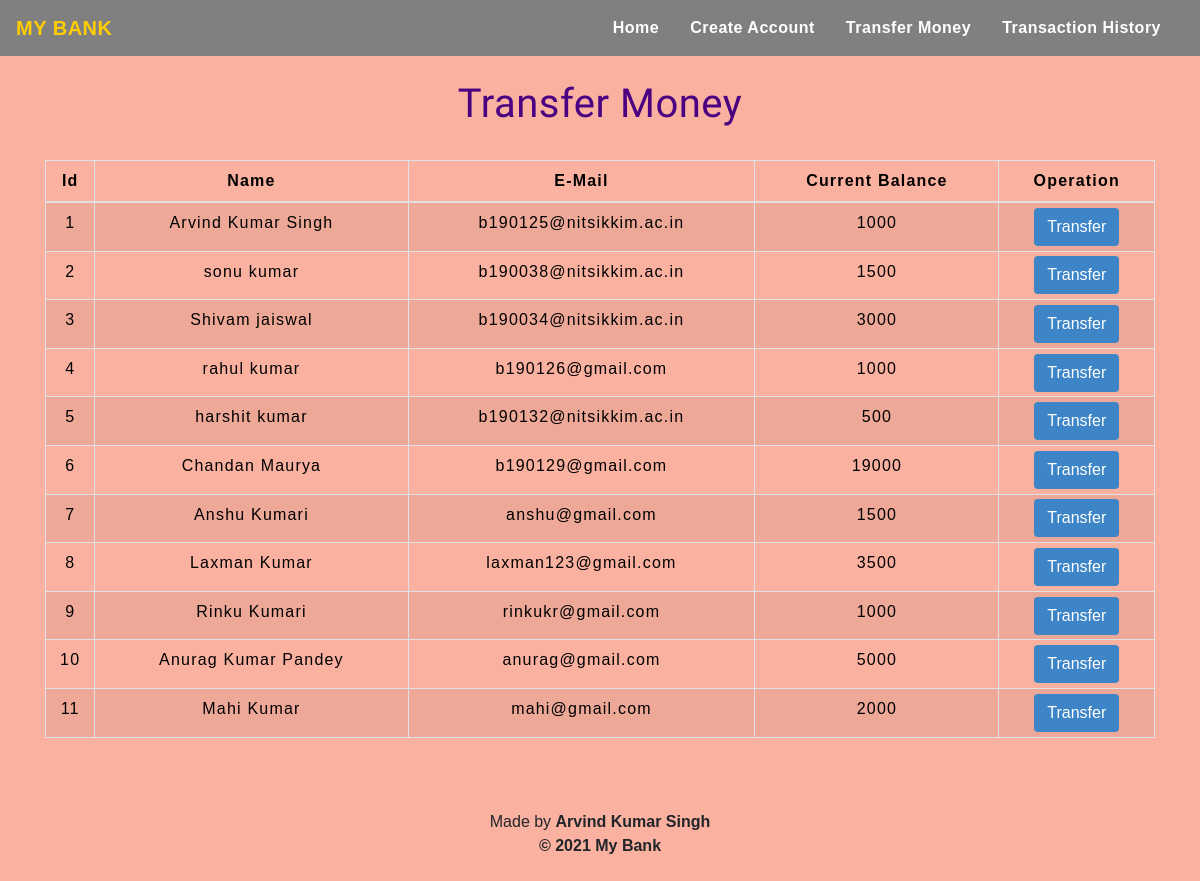
Before: /transfermoney.php with the older database file.
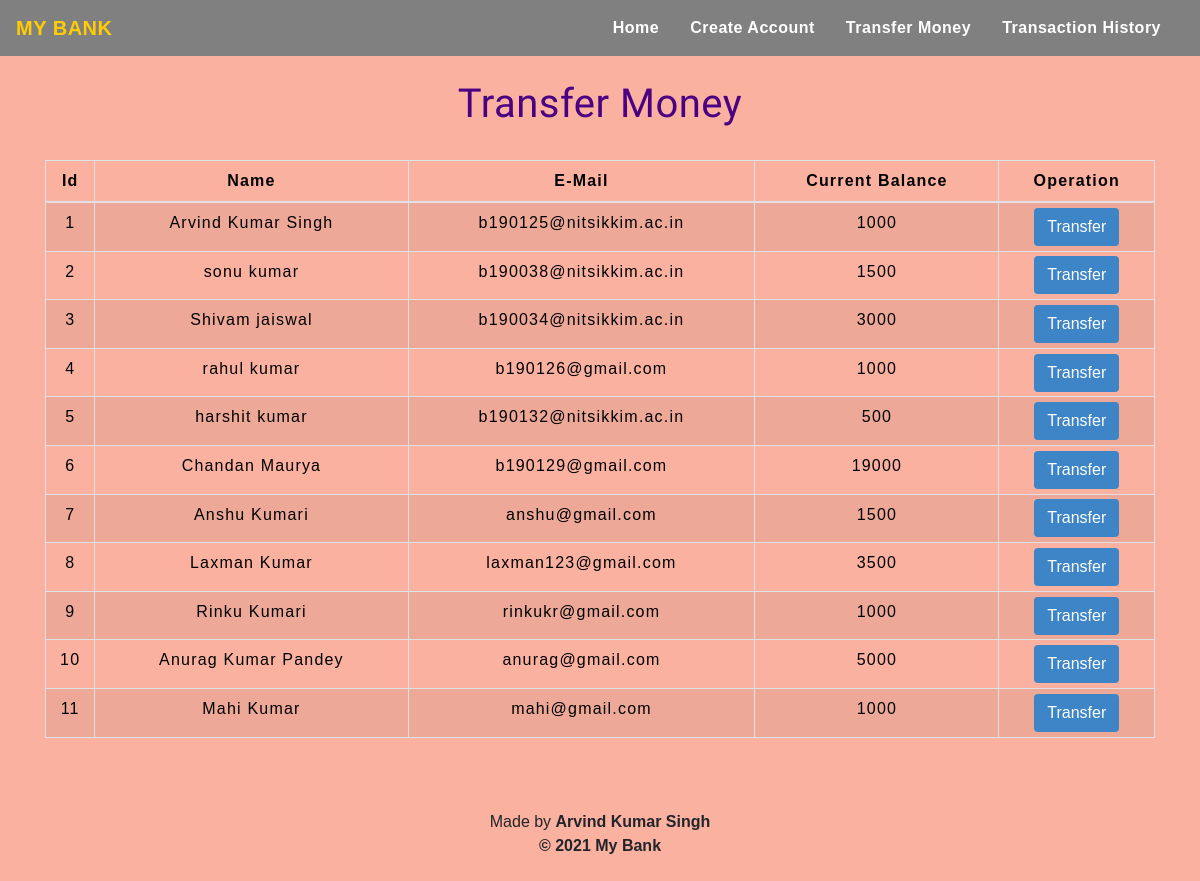
After: the same page with the newer database file.
### tables this page shows
CREATE TABLE `users` (
  `id` int(3) NOT NULL,
  `name` text NOT NULL,
  `email` varchar(30) NOT NULL,
  `balance` int(8) NOT NULL
);

### transfermoney.php (the view, shortened to what this page needs)
<!DOCTYPE html>
<html lang="en">
<head>
    <link rel="stylesheet" href="https://maxcdn.bootstrapcdn.com/bootstrap/4.0.0/css/bootstrap.min.css"
>
    <link rel="stylesheet" type="text/css" href="css/table.css">
    <link rel="stylesheet" type="text/css" href="css/navbar.css">
</head>
<body style="background-color : #fab1a0;">
<?php
    include 'config.php';
    $sql = "SELECT * FROM users";
    $result = mysqli_query($conn,$sql);
?>
<?php
  include 'navbar.php';
?>
<div class="container">
        <h2 class="text-center pt-4" style="color : indigo;">Transfer Money</h2>
        <br>
            <div class="row">
                <div class="col">
                    <div class="table-responsive-sm">
                    <table class="table table-hover table-sm table-striped table-condensed table-bordered" style="border-color:black;">
                        <thead style="color : black;">
                            <tr>
                            <th scope="col" class="text-center py-2">Id</th>
                            <th scope="col" class="text-center py-2">Name</th>
                            <th scope="col" class="text-center py-2">E-Mail</th>
                            <th scope="col" class="text-center py-2">Current Balance</th>
                            <th scope="col" class="text-center py-2">Operation</th>
                            </tr>
                        </thead>
                        <tbody>
                <?php
                    while($rows=mysqli_fetch_assoc($result)){
                ?>
                    <tr style="color : black;">
                        <td class="py-2"><?php echo $rows['id'] ?></td>
                        <td class="py-2"><?php echo $rows['name']?></td>
                        <td class="py-2"><?php echo $rows['email']?></td>
                        <td class="py-2"><?php echo $rows['balance']?></td>
                        <td><a href="selecteduserdetail.php?id= <?php echo $rows['id'] ;?>"> <button type="button" class="btn" style="background-color : #3D85C6;color:white;">Transfer</button></a></td>
                    </tr>
                <?php
                    }
                ?>
                        </tbody>
                    </table>
                    </div>
                </div>
            </div>
         </div>
         <footer class="text-center mt-5 py-2">
            <p>Made by <b>Arvind Kumar Singh<br>&copy 2021 My Bank</p>
        </footer>
</body>
</html>

### navbar.php (shortened to what this page needs)
<nav class="navbar navbar-expand-md " style="background-color : grey;">
      <a class="navbar-brand" href="index.php" style="color : #FFCD00;font-weight:bold;font-size:largest"><b>MY BANK</b></a>
      <div class="collapse navbar-collapse" id="collapsibleNavbar">
            <ul class="navbar-nav ml-auto">
              <li class="nav-item">
                <a class="nav-link" href="index.php" style="color : white;"><b>Home</b></a>
              </li>
              <li class="nav-item">
                <a class="nav-link" href="createuser.php" style="color : white;"><b>Create Account</b></a>
              </li>
              <li class="nav-item">
                <a class="nav-link" href="transfermoney.php" style="color : white;"><b>Transfer Money</b></a>
              </li>
              <li class="nav-item">
                <a class="nav-link" href="transactionhistory.php" style="color : white;"><b>Transaction History</b></a>
              </li>
          </div>
       </nav>

### css/table.css (style rules this page uses)
* { padding: 0; margin: 0; box-sizing: border-box; font-family: sans-serif; }
h2 { font-size: 40px; }
table { letter-spacing: 1.2px; }
td { text-align: center; }
button { border:none; background: #d9d9d9; transition: 1s; }

### css/navbar.css (style rules this page uses)
.nav-link { margin-right: 15px; color:#2F363F; letter-spacing: 0.5px; transition: 0.5s; }
.navbar-brand { color: #4C4B4B; letter-spacing: 0.5px; }
h2 { color: #4C4B4B; letter-spacing: 0.5px; font-family: raleway; }

### transfermoney.php (style rules this page uses)
button { transition: 1.5s; }

Changed rows visible on the page:
changed users "Mahi Kumar": balance "2000" → "1000"
